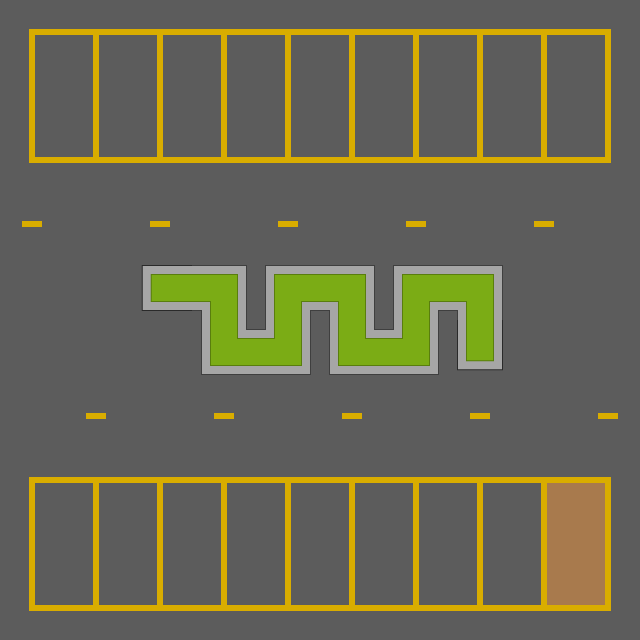

The image is a tile-based game level rendered from a .tmx file. Its description and source (layers, tilesets, objects; grid data summarised) follow:
An orthogonal 10x10 tile map with 64x64 px tiles, 2 tile layers (background, decor), 2 tilesets and 15 objects.

<map version="1.10" tiledversion="1.11.2" orientation="orthogonal" renderorder="right-down" width="10" height="10" tilewidth="64" tileheight="64" infinite="0" nextlayerid="12" nextobjectid="109">
 <tileset firstgid="1" source="../tilesets/decorations.tsx" />
 <tileset firstgid="170" source="../tilesets/cars.tsx" />
 <layer id="2" name="background" width="10" height="10">
  <data>[100 cells, 100 non-empty, 21 distinct tile ids]</data>
 </layer>
 <layer id="11" name="decor" width="10" height="10">
  <data>[100 cells, 0 non-empty, 0 distinct tile ids]</data>
 </layer>
 <objectgroup id="5" name="cars">
  <object id="18" gid="178" x="508.622" y="293.315" width="58" height="122" rotation="81.2222" />
  <object id="19" gid="170" x="481" y="156.333" width="58" height="122" />
  <object id="20" gid="186" x="471" y="182.333" width="58" height="122" rotation="-90" />
  <object id="21" gid="194" x="219.977" y="129.33" width="58" height="122" rotation="93.6618" />
  <object id="22" gid="202" x="50.231" y="97.1327" width="58" height="122" rotation="103.422" />
  <object id="104" gid="178" x="504.659" y="586.826" width="58" height="122" rotation="308.201" />
  <object id="106" gid="203" x="227" y="509" width="58" height="122" />
  <object id="107" gid="186" x="382.838" y="544.646" width="58" height="122" rotation="109.088" />
  <object id="108" gid="170" x="33.5195" y="600.802" width="58" height="122" rotation="10.3428" />
 </objectgroup>
 <objectgroup id="9" name="collision" visible="0">
  <object id="11" gid="104" x="142.25" y="310" width="103.5" height="44.25" />
  <object id="12" gid="104" x="264.75" y="309.625" width="109" height="44" />
  <object id="13" gid="104" x="393.5" y="309.625" width="108.25" height="43.75" />
  <object id="14" gid="104" x="200.833" y="374" width="109" height="44" />
  <object id="15" gid="104" x="329.583" y="374" width="108.25" height="43.75" />
  <object id="16" gid="104" x="457.875" y="370.125" width="44.25" height="43.75" />
 </objectgroup>
</map>
